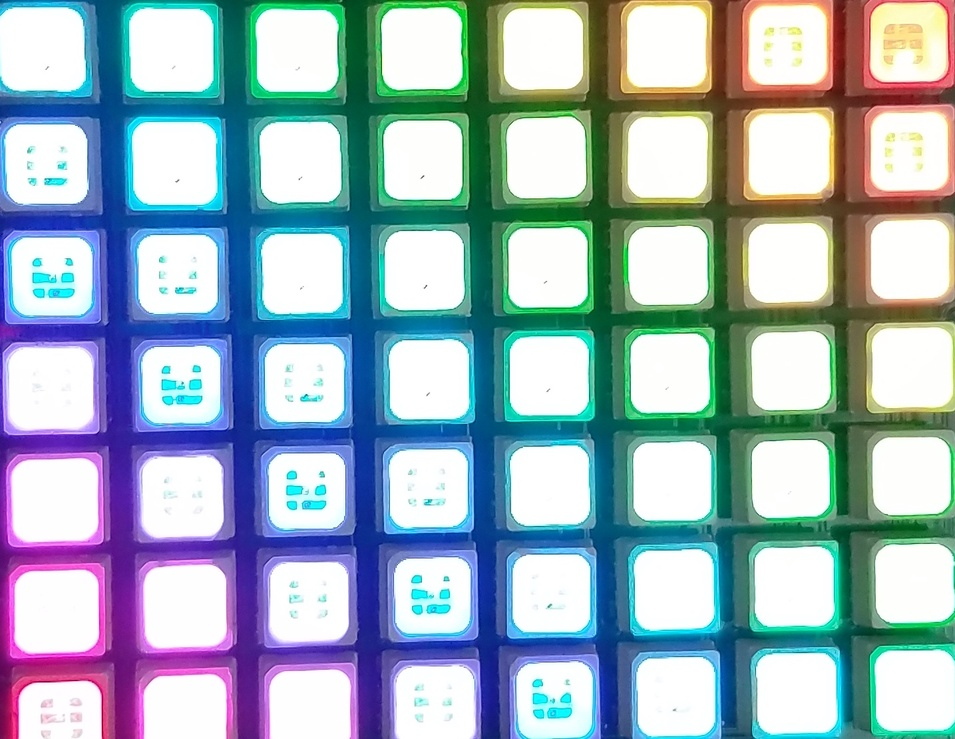
#> input picture Resources/full.jpg, 955 x 739 px, shrunk from 1435 x 1110 before the run
$ jupyter execute 'Handling Images.ipynb'
#> lines starting #> are read from the running program, lines starting #| are printed output that depends on the picture
[cell 1]
import cv2
import numpy as np
from matplotlib import pyplot as plt

[cell 2]
#load image for preprocessing
image = cv2.imread("Resources/full.jpg", cv2.IMREAD_GRAYSCALE)
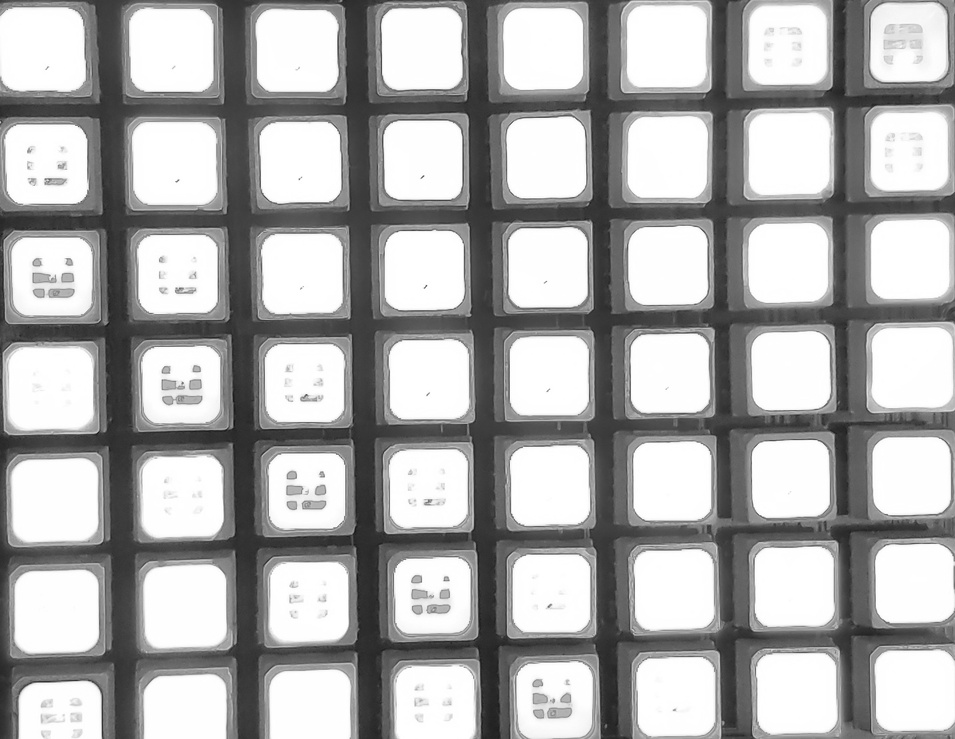
#> image: shape (739, 955); min 20, max 255, mean 172.4
plt.imshow(image,cmap="gray"), plt.axis("off")
plt.show()

[cell 3]
#work with image as np array using imread
#numpy.ndarray
type(image)

#view matrix
image

# #dimensions
# image.shape

# #first pixel 1110/1435
# image[,2]

[cell 4]
#load image with color
image_color = cv2.imread("Resources/full.jpg", cv2.IMREAD_COLOR)
#> image_color is the input picture: shape (739, 955, 3); mean B, G, R 188.1, 177.2, 156.4
#blue green red value
image_color[0,0]


image_color = cv2.cvtColor(image_color, cv2.COLOR_BGR2RGB)

# Show image
plt.imshow(image_color), plt.axis("off")
plt.show()

[cell 5]
image_color = cv2.imread("Resources/full.jpg", cv2.COLOR_BGR2RGB)
image_color.shape
#> Out = (739, 955, 3)

[cell 6]
# Load image
image_bgr = cv2.imread("Resources/idk.jpg")
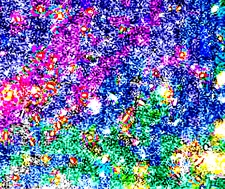
#> input picture Resources/idk.jpg, 225 x 189 px, shrunk from 338 x 284 before the run
#> image_bgr is the input picture: shape (189, 225, 3); mean B, G, R 167.8, 117.6, 114.7

# Convert BGR to HSV
image_hsv = cv2.cvtColor(image_bgr, cv2.COLOR_BGR2HSV)
#> image_hsv: shape (189, 225, 3); mean H, S, V 105.9, 158.1, 188

# Define range of blue values in HSV
lower_blue = np.array([0,10,150])
upper_blue = np.array([130,200,255])

# Create mask
mask = cv2.inRange(image_hsv, lower_blue, upper_blue)
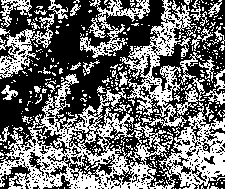
#> mask: shape (189, 225); 43% white in thin lines or dots

# Mask image
image_bgr_masked = cv2.bitwise_and(image_bgr, image_bgr, mask=mask)
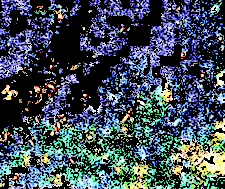
#> image_bgr_masked: shape (189, 225, 3); mean B, G, R 86, 74.7, 60.4

# Convert BGR to RGB
image_rgb = cv2.cvtColor(image_bgr_masked, cv2.COLOR_BGR2RGB)

# Show image
plt.imshow(image_rgb), plt.axis("off")
plt.show()
